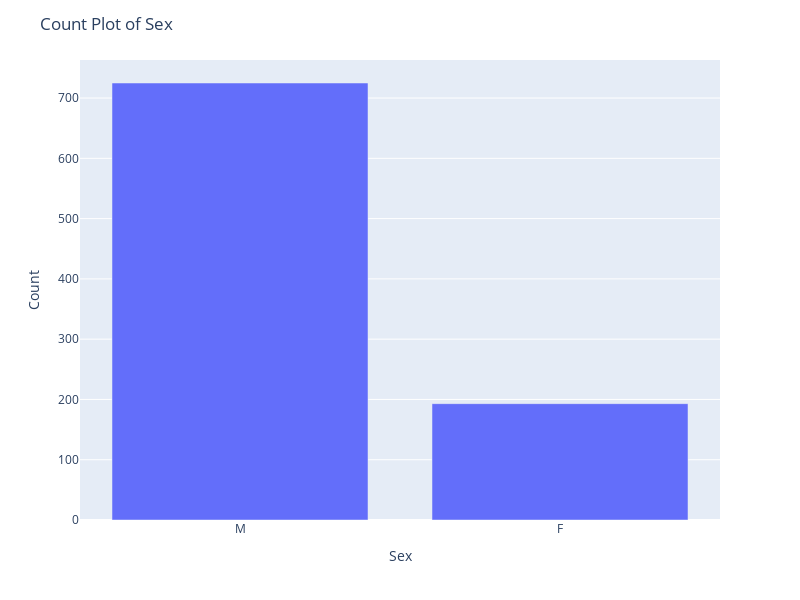
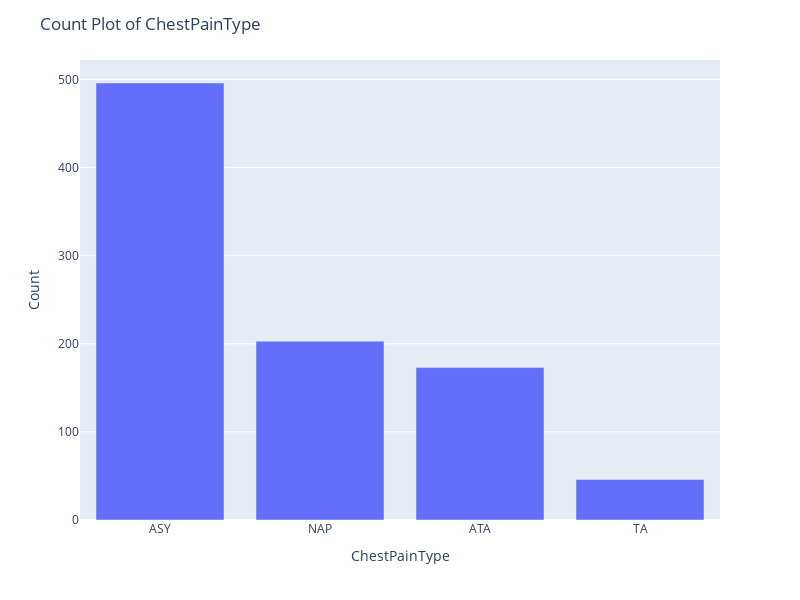
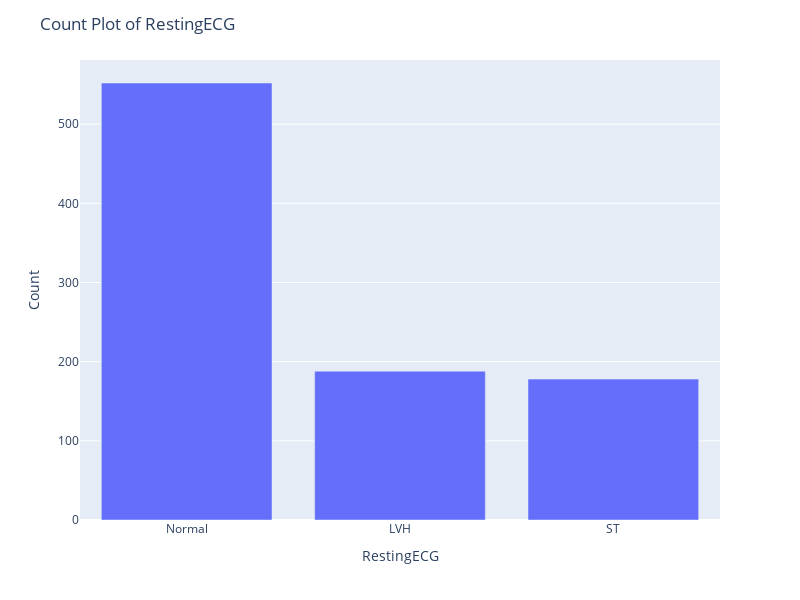
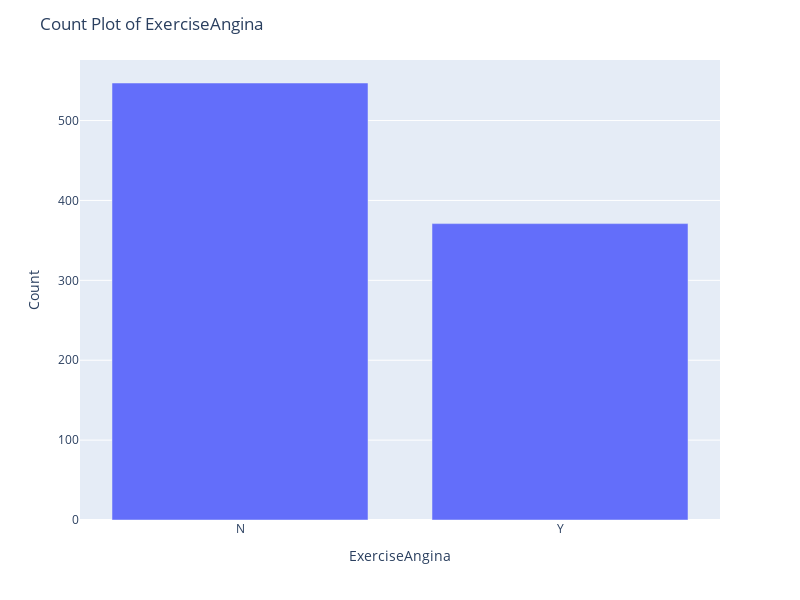

Here is the notebook cell these charts were saved with, in order:
### Code cell
import pandas as pd
import plotly.express as px

# Assuming 'df' is your pandas DataFrame

# Step 1: Identify categorical columns
categorical_columns = df.select_dtypes(include=['object', 'category']).columns

# Step 2: Plot count plot for each categorical column
for column in categorical_columns:
    fig = px.bar(df[column].value_counts(), x=df[column].value_counts().index, y=df[column].value_counts().values)
    fig.update_layout(title_text=f"Count Plot of {column}", xaxis_title=column, yaxis_title="Count")
    fig.update_layout(width=800, height=600)
    #fig.update_yaxes(range=[50, 220])
    fig.show()

### Figure 1 — Plotly figure (JSON) as saved in the notebook; plotly's stock layout.template omitted (floating-point values rounded to 4 significant figures)
{"data": [{"alignmentgroup": "True", "hovertemplate": "x=%{x}<br>y=%{y}<extra></extra>", "legendgroup": "", "marker": {"color": "#636efa", "pattern": {"shape": ""}}, "name": "", "offsetgroup": "", "orientation": "v", "showlegend": false, "textposition": "auto", "type": "bar", "x": ["M", "F"], "xaxis": "x", "y": [725, 193], "yaxis": "y"}], "layout": {"barmode": "relative", "height": 600, "legend": {"tracegroupgap": 0}, "margin": {"t": 60}, "title": {"text": "Count Plot of Sex"}, "width": 800, "xaxis": {"anchor": "y", "domain": [0, 1], "title": {"text": "Sex"}}, "yaxis": {"anchor": "x", "domain": [0, 1], "title": {"text": "Count"}}}}

### Figure 2 — Plotly figure (JSON) as saved in the notebook; plotly's stock layout.template omitted (floating-point values rounded to 4 significant figures)
{"data": [{"alignmentgroup": "True", "hovertemplate": "x=%{x}<br>y=%{y}<extra></extra>", "legendgroup": "", "marker": {"color": "#636efa", "pattern": {"shape": ""}}, "name": "", "offsetgroup": "", "orientation": "v", "showlegend": false, "textposition": "auto", "type": "bar", "x": ["ASY", "NAP", "ATA", "TA"], "xaxis": "x", "y": [496, 203, 173, 46], "yaxis": "y"}], "layout": {"barmode": "relative", "height": 600, "legend": {"tracegroupgap": 0}, "margin": {"t": 60}, "title": {"text": "Count Plot of ChestPainType"}, "width": 800, "xaxis": {"anchor": "y", "domain": [0, 1], "title": {"text": "ChestPainType"}}, "yaxis": {"anchor": "x", "domain": [0, 1], "title": {"text": "Count"}}}}

### Figure 3 — Plotly figure (JSON) as saved in the notebook; plotly's stock layout.template omitted (floating-point values rounded to 4 significant figures)
{"data": [{"alignmentgroup": "True", "hovertemplate": "x=%{x}<br>y=%{y}<extra></extra>", "legendgroup": "", "marker": {"color": "#636efa", "pattern": {"shape": ""}}, "name": "", "offsetgroup": "", "orientation": "v", "showlegend": false, "textposition": "auto", "type": "bar", "x": ["Normal", "LVH", "ST"], "xaxis": "x", "y": [552, 188, 178], "yaxis": "y"}], "layout": {"barmode": "relative", "height": 600, "legend": {"tracegroupgap": 0}, "margin": {"t": 60}, "title": {"text": "Count Plot of RestingECG"}, "width": 800, "xaxis": {"anchor": "y", "domain": [0, 1], "title": {"text": "RestingECG"}}, "yaxis": {"anchor": "x", "domain": [0, 1], "title": {"text": "Count"}}}}

### Figure 4 — Plotly figure (JSON) as saved in the notebook; plotly's stock layout.template omitted (floating-point values rounded to 4 significant figures)
{"data": [{"alignmentgroup": "True", "hovertemplate": "x=%{x}<br>y=%{y}<extra></extra>", "legendgroup": "", "marker": {"color": "#636efa", "pattern": {"shape": ""}}, "name": "", "offsetgroup": "", "orientation": "v", "showlegend": false, "textposition": "auto", "type": "bar", "x": ["N", "Y"], "xaxis": "x", "y": [547, 371], "yaxis": "y"}], "layout": {"barmode": "relative", "height": 600, "legend": {"tracegroupgap": 0}, "margin": {"t": 60}, "title": {"text": "Count Plot of ExerciseAngina"}, "width": 800, "xaxis": {"anchor": "y", "domain": [0, 1], "title": {"text": "ExerciseAngina"}}, "yaxis": {"anchor": "x", "domain": [0, 1], "title": {"text": "Count"}}}}
